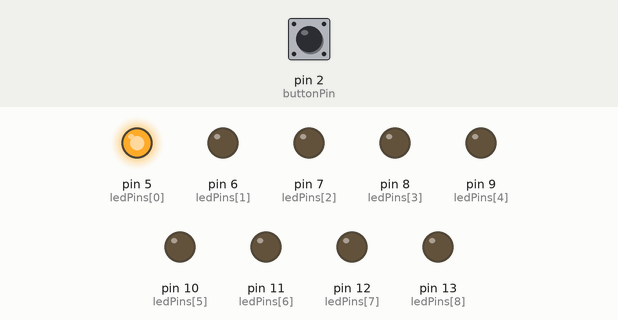
Recording of a sketch running on a simulated Arduino Uno, built with avr-gcc and run on an emulated ATmega328P. Parts: output pins drawn as LEDs (lit = HIGH). The test bench sets the inputs (shaded band); at power-on: pin 2 (buttonPin) LOW.

Above: at 0.05 s.
At 0.45 s:
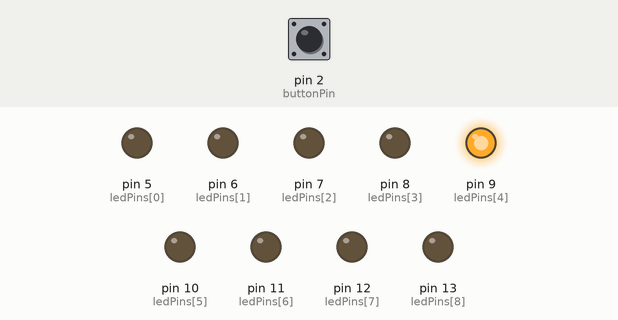
At 0.85 s:
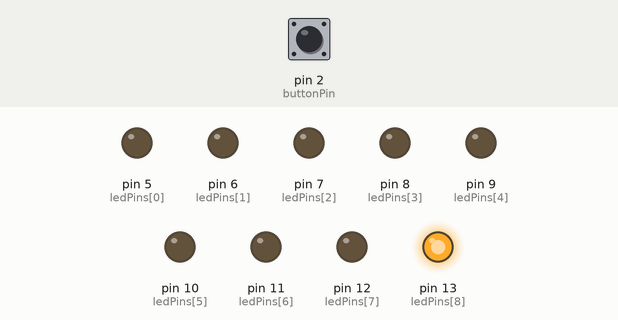
At 1.75 s:
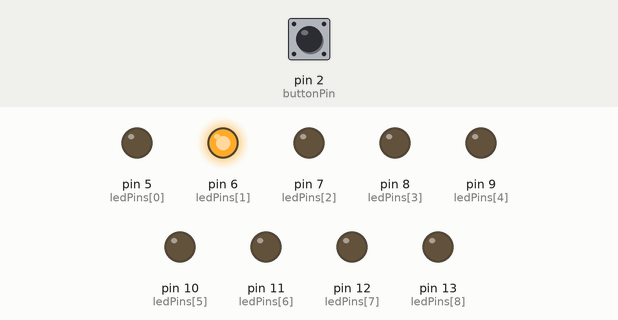
At 2.65 s:
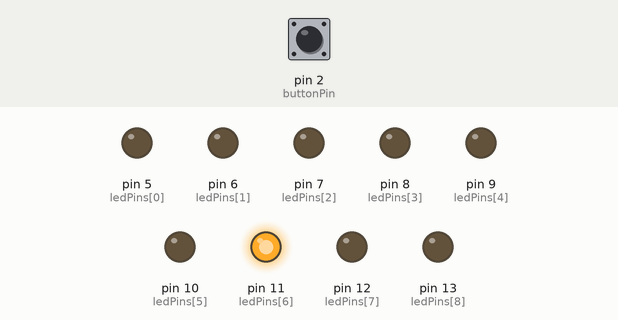
At 3.55 s:
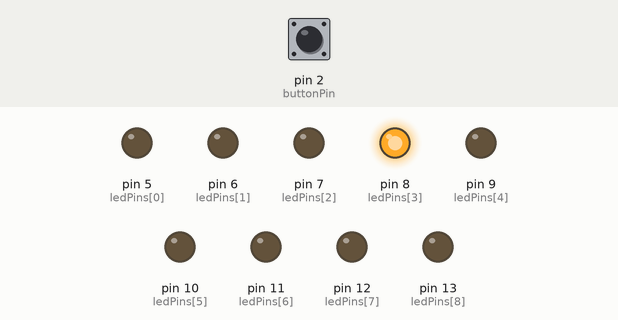
Timing chart, 0 to 3.9 s (numbered marks = the images above):
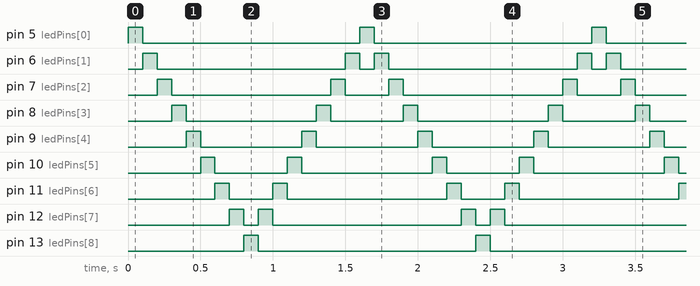

Measured:
- by itself, pin 5 (ledPins[0]), pin 13 (ledPins[8]): alternates HIGH for 0.10 s and LOW for 1.5 s
- by itself, pin 6 (ledPins[1]): repeats every 1.6 s: LOW 1.3 s, HIGH 0.10 s, LOW 0.10 s, HIGH 0.10 s
- by itself, pin 7 (ledPins[2]): repeats every 1.6 s: LOW 1.1 s, HIGH 0.10 s, LOW 0.30 s, HIGH 0.10 s
- by itself, pin 8 (ledPins[3]): repeats every 1.6 s: LOW 0.90 s, HIGH 0.10 s, LOW 0.50 s, HIGH 0.10 s
- by itself, pin 9 (ledPins[4]): alternates HIGH for 0.10 s and LOW for 0.70 s
- by itself, pin 10 (ledPins[5]): repeats every 1.6 s: LOW 0.50 s, HIGH 0.10 s, LOW 0.90 s, HIGH 0.10 s
- by itself, pin 11 (ledPins[6]): repeats every 1.6 s: LOW 0.30 s, HIGH 0.10 s, LOW 1.1 s, HIGH 0.10 s
- by itself, pin 12 (ledPins[7]): repeats every 1.6 s: LOW 0.10 s, HIGH 0.10 s, LOW 1.3 s, HIGH 0.10 s

The sketch:

Project3_Reading_Digital_Input.ino
```cpp
int ledCount = 17;
int ledPins[] = {5,6,7,8,9,10,11,12,13,12,11,10,9,8,7,6,5};
int ledDelay = 100;
int buttonPin = 2;

void setup() {
  // activate all pins
  for (int thisLed = 0; thisLed < ledCount; thisLed++) {
    pinMode(ledPins[thisLed], OUTPUT);
  }
  pinMode(buttonPin, INPUT);
}

void loop() {
  // lights blinking forwards and then backwards
  for (int thisLed = 0; thisLed < ledCount-1; thisLed++) {
    digitalWrite(ledPins[thisLed], HIGH);
    delay(ledDelay);
    // activate response when button is pressed
    while(digitalRead(buttonPin) == HIGH) {
      //delay(100); // pause at light
      for (int thisLed = 0; thisLed < ledCount-1; thisLed++) {
        digitalWrite(ledPins[thisLed], HIGH);
        delay(10);
        digitalWrite(ledPins[thisLed], LOW); // blink faster
      //for (int thisLed = 0; thisLed < ledCount-1; thisLed++) {
        //digitalWrite(ledPins[thisLed], HIGH);
        //delay(10); // activate all lights
      }
    }
    digitalWrite(ledPins[thisLed], LOW); // continue with original blinking
  }
}
```
